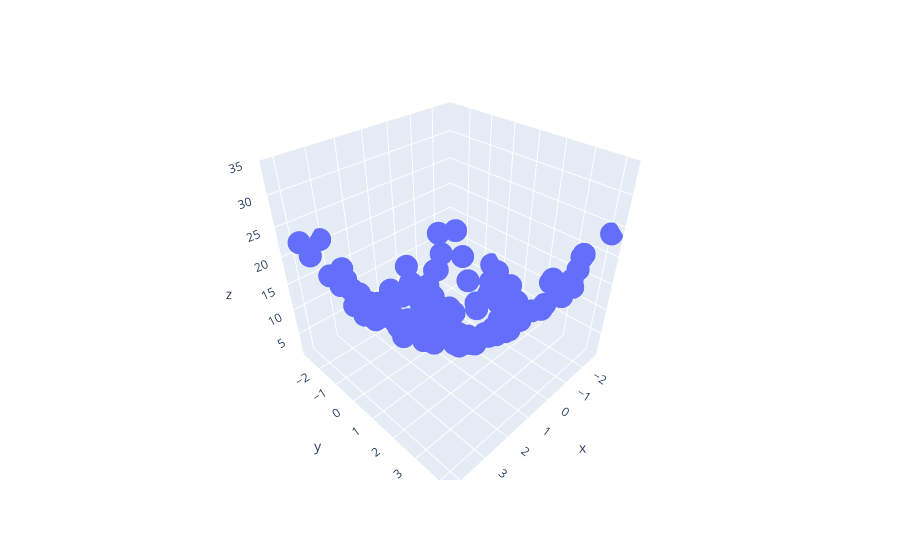

The notebook cell this image was saved under:
### Code cell
import plotly.express as px 
df= px.data.iris()
fig=px.scatter_3d(df,x=x.ravel(),y=y.ravel(),z=z.ravel())
fig.show()
